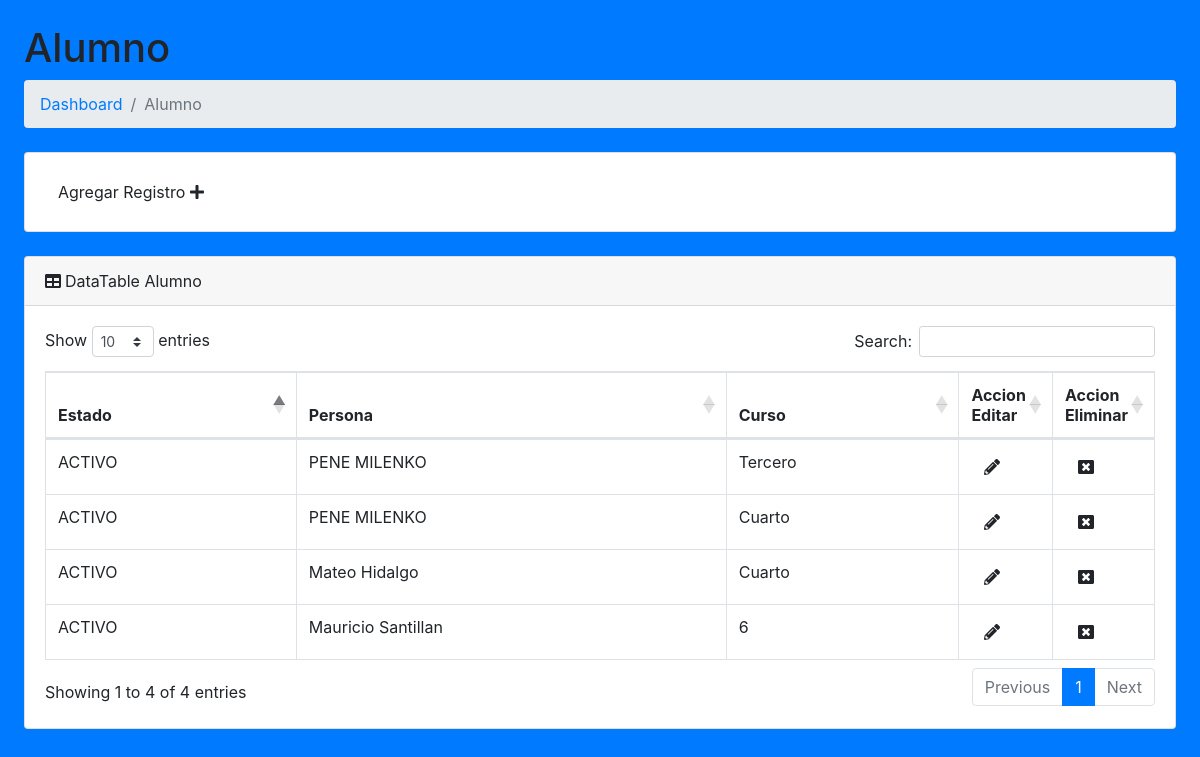
The app's page /PRO4G/forms/alumno/index.php with its own data.
### tables this page shows
CREATE TABLE `q_alumno` (
  `id_alumno` int(11) NOT NULL AUTO_INCREMENT,
  `estado` varchar(45) DEFAULT NULL,
  `persona_id` int(11) NOT NULL,
  `curso_id` int(11) DEFAULT NULL,
  PRIMARY KEY (`id_alumno`),
  KEY `alumno_persona_alumno_bc924863_fk_persona_id_persona` (`persona_id`),
  KEY `alumno_curso_id_bd352814_fk_curso_id_curso` (`curso_id`),
  CONSTRAINT `alumno_curso_id_bd352814_fk_curso_id_curso` FOREIGN KEY (`curso_id`) REFERENCES `q_curso` (`id_curso`),
  CONSTRAINT `alumno_persona_alumno_bc924863_fk_persona_id_persona` FOREIGN KEY (`persona_id`) REFERENCES `q_persona` (`id_persona`)
);

CREATE TABLE `q_curso` (
  `id_curso` int(11) NOT NULL AUTO_INCREMENT,
  `curso` varchar(45) NOT NULL,
  `descripcion` varchar(200) DEFAULT NULL,
  `paralelo` varchar(12) NOT NULL,
  `estado` varchar(45) DEFAULT NULL,
  PRIMARY KEY (`id_curso`)
);

### PRO4G/core/BDD.php (called while the page is built, shortened)
<?php
class BDD
{
    private static $SERVIDOR = "localhost";
    private static $NAME_BASE = "virtual_quiz";
    private static $NAME_USER = "root";
    private static $PASS = "password";
    static public function CONECTAR()
    {
        $conexion = new mysqli(self::$SERVIDOR,self::$NAME_USER,self::$PASS, self::$NAME_BASE);
        return $conexion;
    }
    static public function  QUERY($read)
    {
        $mysql = self::CONECTAR();
        if(!$res = $mysql->query($read))
        {
            echo "consulta: ".$read." \n";
            echo "Erro en consulta: ".$mysql->errno ." \n";
            echo "Error: " . $mysql->error . "\n";
            exit;
        }else{
            if ($res->num_rows === 0)
            {
                $regs = array();
                return $regs;
            }else{
                $regs = array();
                while($row = $res->fetch_assoc())
                {
                    $regs[] = array_change_key_case($row, CASE_LOWER);
                }
                return $regs;
            }
        }
    }
}

### PRO4G/core/classDATATABLE.php (the view, shortened to what this page needs)
<?php
class DATATABLE{
    static public function CONSULTA_INDEX($array_encabezado,$array_data,$titulo,$href){
        $html = "<div id=\"layoutSidenav_content\">
                <main>
                    <div class=\"container-fluid\">
                        <h1 class=\"mt-4\">$titulo</h1>
                        <ol class=\"breadcrumb mb-4\">
                            <li class=\"breadcrumb-item\"><a href=\"index.html\">Dashboard</a></li>
                            <li class=\"breadcrumb-item active\">$titulo</li>
                        </ol>
                        <div class=\"card mb-4\">
                            <div class=\"card-body\">
                            <a  class='btn' href=\"./Gestionar_$href.php\">Agregar Registro <i class='fa fa-plus'></i></a>
                            </div>
                        </div>
                        <div class=\"card mb-4\">
                        ";
        $th ="";
        $data = "";
        foreach ($array_encabezado as $k){
            $th .= "<th>".$k."</th>";
        }
        $th .= "<th style='width: 40px;'>Accion Editar</th>";
        $th .= "<th style='width: 40px;'>Accion Eliminar</th>";
        foreach ($array_data as $k){
            $data .="<tr>";
            foreach ($k as $atributo=>$valor){
                if(substr($atributo,0,2)=="id"){
                    $data.= "<td><a href='./Actualizar_$href.php?id=$valor' class='btn'><i class=\"fas fa-pencil-alt\"></i></a></td>";
                    $data.= "<td><a href='./Eliminar_$href.php?id=$valor' class='btn'><i class=\"fas fa-window-close\"></i></a></a></td>";
                    continue;
                }
                $data .= "<td>$valor</td>";
            }
            $data .="</tr>";
        }
        $html .= "
        <div class=\"card-header\"><i class=\"fas fa-table mr-1\"></i>DataTable $titulo</div>
                            <div class=\"card-body\">
                                <div class=\"table-responsive\">
                                    <table class=\"table table-bordered\" id=\"dataTable\" width=\"100%\" cellspacing=\"0\">
                                        <thead>
                                            <tr>
                                               ".$th."
                                            </tr>
                                        </thead>
                                        <tbody>
                                               ".$data."
                                        </tbody>
                                    </table>
                                </div>
                            </div>
        ";
        $html .= " </div>
                </main>";
        return $html;
    }
}

### PRO4G/forms/alumno/index.php (shortened to what this page needs)
<?php
require '../ambiente/ambiente.php';
print Ambiente::ENCABEZADO();
print Ambiente::ABRIR_BODY('bg-primary');
$array_encabezado = array("Estado","Persona","Curso");
$array_detalle = BDD::QUERY("select a.estado,concat(p.nombres,' ',p.apellidos) as nombre,c.curso,a.id_alumno from q_alumno as a
inner join q_persona as p on p.id_persona = a.persona_id
inner join q_curso as c on c.id_curso = a.curso_id");
print DATATABLE::CONSULTA_INDEX($array_encabezado,$array_detalle,"Alumno","Alumno");

### PRO4G/core/ambiente.php (shortened to what this page needs)
<?php
class Ambiente
{
    static public function ENCABEZADO($add = "")
    {
        $html = "";
        $html .= self::ABRIR_HEAD();
        $html .= self::OBTENER_ETIQUETAS_HEAD();
        $html .= self::SCRIPT_IFRAME();
        $html .= $add;
        $html .= self::CERRAR_HEAD();
        return $html;
    }
    static public function ABRIR_HEAD()
    {
        $html = "";
        $html .= "<head>";
        return $html;
    }
    static public function SCRIPT_IFRAME()
    {
        $html = "";
        $html .= "
                <script>
                    function src_iframe(url) {
                       document.getElementById('iframe_principal').src=url;
                    }
                </script>
        ";
        return $html;
    }
    static public function OBTENER_ETIQUETAS_HEAD()
    {
        $html = "";
        $html.= "
        <meta charset=\"utf-8\" />
        <meta http-equiv=\"X-UA-Compatible\" content=\"IE=edge\" />
        <meta name=\"viewport\" content=\"width=device-width, initial-scale=1, shrink-to-fit=no\" />
        <meta name=\"description\" content=\"\" />
        <meta name=\"author\" content=\"NELIO CIGUENCIA\" />
        <title>Gimnasia Deportiva</title>
        <link href=\"../../startbootstrap-sb-admin-gh-pages/dist/css/styles.css\" rel=\"stylesheet\" />
        <script src=\"https://cdnjs.cloudflare.com/ajax/libs/font-awesome/5.11.2/js/all.min.js\" crossorigin=\"anonymous\"></script>
        <link href=\"https://cdn.datatables.net/1.10.20/css/dataTables.bootstrap4.min.css\" rel=\"stylesheet\" crossorigin=\"anonymous\" />
        <script src='../../static/validators.js'></script>
                ";
        return $html;
    }
    static public function CERRAR_HEAD()
    {
        return $html = "</head>";
    }
    static public function ABRIR_BODY($style = "sb-nav-fixed")
    {
        $html = "";
        if ($style != "") $style = "class=\"$style\"";
        $html .= "<body $style>";
        return $html;
    }
}

### records on screen
q_alumno: estado "ACTIVO", valor "PENE MILENKO", curso.curso "Tercero"
q_alumno: estado "ACTIVO", valor "PENE MILENKO", curso.curso "Cuarto"
q_alumno: estado "ACTIVO", valor "Mateo Hidalgo", curso.curso "Cuarto"
q_alumno: estado "ACTIVO", valor "Mauricio Santillan", curso.curso "6"

### other values on screen
$titulo "Alumno"
$k "Estado"
$k "Persona"
$k "Curso"
